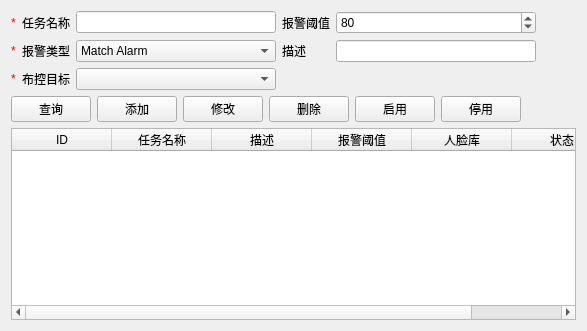
           <widget class="QWidget" name="tab_3">
            <attribute name="title">
             <string>布控任务</string>
            </attribute>
            <layout class="QVBoxLayout" name="verticalLayout_7">
             <item>
              <layout class="QHBoxLayout" name="horizontalLayout_23">
               <item>
                <layout class="QGridLayout" name="gridLayout_3">
                 <item row="1" column="0">
                  <widget class="QLabel" name="label_28">
                   <property name="styleSheet">
                    <string notr="true">color: rgb(255, 0, 0);
font: 75 18pt &quot;微软雅黑&quot;;</string>
                   </property>
                   <property name="text">
                    <string>*</string>
                   </property>
                  </widget>
                 </item>
                 <item row="2" column="1">
                  <widget class="QLabel" name="label_24">
                   <property name="text">
                    <string>布控目标</string>
                   </property>
                  </widget>
                 </item>
                 <item row="2" column="2" colspan="2">
                  <widget class="QComboBox" name="faceMonitorObjectCmbBox"/>
                 </item>
                 <item row="0" column="0">
                  <widget class="QLabel" name="label_19">
                   <property name="styleSheet">
                    <string notr="true">color: rgb(255, 0, 0);
font: 75 18pt &quot;微软雅黑&quot;;</string>
                   </property>
                   <property name="text">
                    <string>*</string>
                   </property>
                  </widget>
                 </item>
                 <item row="0" column="1">
                  <widget class="QLabel" name="label_20">
                   <property name="text">
                    <string>任务名称</string>
                   </property>
                  </widget>
                 </item>
                 <item row="0" column="2" colspan="2">
                  <widget class="QLineEdit" name="faceMonitorTaskNameLineEdit">
                   <property name="minimumSize">
                    <size>
                     <width>200</width>
                     <height>0</height>
                    </size>
                   </property>
                  </widget>
                 </item>
                 <item row="0" column="4">
                  <widget class="QLabel" name="label_22">
                   <property name="text">
                    <string>报警阈值</string>
                   </property>
                  </widget>
                 </item>
                 <item row="1" column="1">
                  <widget class="QLabel" name="label_23">
                   <property name="text">
                    <string>报警类型</string>
                   </property>
                  </widget>
                 </item>
                 <item row="1" column="2" colspan="2">
                  <widget class="QComboBox" name="faceMonitorTypeCmbBox">
                   <item>
                    <property name="text">
                     <string>Match Alarm</string>
                    </property>
                   </item>
                   <item>
                    <property name="text">
                     <string>Not Match  Alarm</string>
                    </property>
                   </item>
                   <item>
                    <property name="text">
                     <string>All</string>
                    </property>
                   </item>
                  </widget>
                 </item>
                 <item row="1" column="4">
                  <widget class="QLabel" name="label_21">
                   <property name="text">
                    <string>描述</string>
                   </property>
                  </widget>
                 </item>
                 <item row="2" column="0">
                  <widget class="QLabel" name="label_18">
                   <property name="styleSheet">
                    <string notr="true">color: rgb(255, 0, 0);
font: 75 18pt &quot;微软雅黑&quot;;</string>
                   </property>
                   <property name="text">
                    <string>*</string>
                   </property>
                  </widget>
                 </item>
                 <item row="0" column="7">
                  <spacer name="horizontalSpacer_3">
                   <property name="orientation">
                    <enum>Qt::Horizontal</enum>
                   </property>
                   <property name="sizeHint" stdset="0">
                    <size>
                     <width>40</width>
                     <height>20</height>
                    </size>
                   </property>
                  </spacer>
                 </item>
                 <item row="0" column="5">
                  <widget class="QSpinBox" name="faceMonitorAlarmThresholdSpinBox">
                   <property name="minimumSize">
                    <size>
                     <width>200</width>
                     <height>0</height>
                    </size>
                   </property>
                   <property name="maximum">
                    <number>100</number>
                   </property>
                   <property name="value">
                    <number>80</number>
                   </property>
                  </widget>
                 </item>
                 <item row="1" column="5">
                  <widget class="QLineEdit" name="faceMonitorRemarksLineEdt"/>
                 </item>
                </layout>
               </item>
              </layout>
             </item>
             <item>
              <layout class="QHBoxLayout" name="horizontalLayout_12">
               <item>
                <widget class="QPushButton" name="findFaceMonitorTaskBtn">
                 <property name="text">
                  <string>查询</string>
                 </property>
                </widget>
               </item>
               <item>
                <widget class="QPushButton" name="addFaceMonitorTaskBtn">
                 <property name="text">
                  <string>添加</string>
                 </property>
                </widget>
               </item>
               <item>
                <widget class="QPushButton" name="modifyFaceMonitorTaskBtn">
                 <property name="text">
                  <string>修改</string>
                 </property>
                </widget>
               </item>
               <item>
                <widget class="QPushButton" name="delFaceMonitorTaskBtn">
                 <property name="text">
                  <string>删除</string>
                 </property>
                </widget>
               </item>
               <item>
                <widget class="QPushButton" name="enableFaceMonitorTaskBtn">
                 <property name="text">
                  <string>启用</string>
                 </property>
                </widget>
               </item>
               <item>
                <widget class="QPushButton" name="disableFaceMonitorTaskBtn">
                 <property name="text">
                  <string>停用</string>
                 </property>
                </widget>
               </item>
               <item>
                <spacer name="horizontalSpacer_2">
                 <property name="orientation">
                  <enum>Qt::Horizontal</enum>
                 </property>
                 <property name="sizeHint" stdset="0">
                  <size>
                   <width>40</width>
                   <height>20</height>
                  </size>
                 </property>
                </spacer>
               </item>
              </layout>
             </item>
             <item>
              <widget class="QTableWidget" name="faceMonitorInfoTabWgt">
               <column>
                <property name="text">
                 <string>ID</string>
                </property>
               </column>
               <column>
                <property name="text">
                 <string>任务名称</string>
                </property>
               </column>
               <column>
                <property name="text">
                 <string>描述</string>
                </property>
               </column>
               <column>
                <property name="text">
                 <string>报警阈值</string>
                </property>
               </column>
               <column>
                <property name="text">
                 <string>人脸库</string>
                </property>
               </column>
               <column>
                <property name="text">
                 <string>状态</string>
                </property>
               </column>
              </widget>
             </item>
            </layout>
           </widget>
